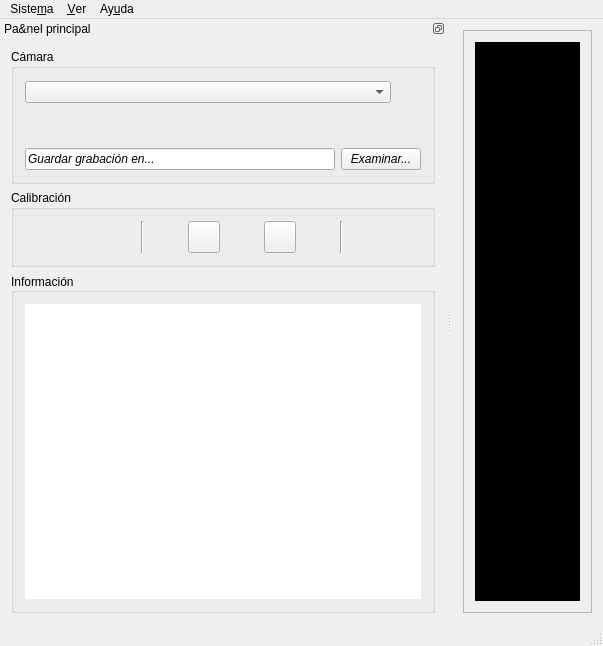
<?xml version="1.0" encoding="UTF-8"?>
<ui version="4.0">
 <class>MainWindow</class>
 <widget class="QMainWindow" name="MainWindow">
  <property name="geometry">
   <rect>
    <x>0</x>
    <y>0</y>
    <width>603</width>
    <height>646</height>
   </rect>
  </property>
  <property name="windowTitle">
   <string>QKalib</string>
  </property>
  <widget class="QWidget" name="centralWidget">
   <layout class="QGridLayout" name="gridLayout">
    <item row="0" column="0">
     <widget class="QScrollArea" name="scrollArea">
      <property name="widgetResizable">
       <bool>true</bool>
      </property>
      <widget class="QWidget" name="scrollAreaWidgetContents">
       <property name="geometry">
        <rect>
         <x>0</x>
         <y>0</y>
         <width>144</width>
         <height>573</height>
        </rect>
       </property>
       <layout class="QGridLayout" name="gridLayout_3">
        <item row="0" column="1">
         <widget class="QLabel" name="labelSalidaCam">
          <property name="styleSheet">
           <string notr="true">background:black;</string>
          </property>
          <property name="text">
           <string/>
          </property>
          <property name="scaledContents">
           <bool>false</bool>
          </property>
          <property name="alignment">
           <set>Qt::AlignCenter</set>
          </property>
          <property name="wordWrap">
           <bool>false</bool>
          </property>
         </widget>
        </item>
       </layout>
      </widget>
     </widget>
    </item>
   </layout>
  </widget>
  <widget class="QMenuBar" name="menuBar">
   <property name="geometry">
    <rect>
     <x>0</x>
     <y>0</y>
     <width>603</width>
     <height>32</height>
    </rect>
   </property>
   <widget class="QMenu" name="menuSistema">
    <property name="title">
     <string>Siste&amp;ma</string>
    </property>
    <addaction name="actionSalir"/>
   </widget>
   <widget class="QMenu" name="menuVer">
    <property name="title">
     <string>&amp;Ver</string>
    </property>
    <addaction name="actionPanel_principal"/>
   </widget>
   <widget class="QMenu" name="menuAyuda">
    <property name="title">
     <string>Ay&amp;uda</string>
    </property>
    <addaction name="actionAcerca_de_Qt"/>
    <addaction name="actionAcerca_de"/>
   </widget>
   <addaction name="menuSistema"/>
   <addaction name="menuVer"/>
   <addaction name="menuAyuda"/>
  </widget>
  <widget class="QStatusBar" name="statusBar"/>
  <widget class="QDockWidget" name="dockWidgetPanelPrincipal">
   <property name="features">
    <set>QDockWidget::DockWidgetFloatable|QDockWidget::DockWidgetMovable</set>
   </property>
   <property name="allowedAreas">
    <set>Qt::LeftDockWidgetArea|Qt::RightDockWidgetArea</set>
   </property>
   <property name="windowTitle">
    <string>Pa&amp;nel principal</string>
   </property>
   <attribute name="dockWidgetArea">
    <number>1</number>
   </attribute>
   <widget class="QWidget" name="dockWidgetContents">
    <layout class="QGridLayout" name="gridLayout_2">
     <item row="0" column="0">
      <widget class="QGroupBox" name="groupBox">
       <property name="title">
        <string>Cámara</string>
       </property>
       <layout class="QGridLayout" name="gridLayout_4">
        <item row="2" column="0">
         <layout class="QHBoxLayout" name="horizontalLayout_2">
          <item>
           <spacer name="horizontalSpacer">
            <property name="orientation">
             <enum>Qt::Horizontal</enum>
            </property>
            <property name="sizeHint" stdset="0">
             <size>
              <width>40</width>
              <height>20</height>
             </size>
            </property>
           </spacer>
          </item>
          <item>
           <widget class="QPushButton" name="pushButtonCaptura">
            <property name="minimumSize">
             <size>
              <width>32</width>
              <height>32</height>
             </size>
            </property>
            <property name="maximumSize">
             <size>
              <width>32</width>
              <height>32</height>
             </size>
            </property>
            <property name="text">
             <string/>
            </property>
            <property name="icon">
             <iconset resource="iconos.qrc">
              <normaloff>:/Acciones/Captura.png</normaloff>:/Acciones/Captura.png</iconset>
            </property>
            <property name="iconSize">
             <size>
              <width>32</width>
              <height>32</height>
             </size>
            </property>
            <property name="flat">
             <bool>true</bool>
            </property>
           </widget>
          </item>
          <item>
           <widget class="QPushButton" name="pushButtonGrabar">
            <property name="enabled">
             <bool>false</bool>
            </property>
            <property name="minimumSize">
             <size>
              <width>32</width>
              <height>32</height>
             </size>
            </property>
            <property name="maximumSize">
             <size>
              <width>32</width>
              <height>32</height>
             </size>
            </property>
            <property name="text">
             <string/>
            </property>
            <property name="icon">
             <iconset resource="iconos.qrc">
              <normaloff>:/Acciones/Grabar.png</normaloff>:/Acciones/Grabar.png</iconset>
            </property>
            <property name="iconSize">
             <size>
              <width>32</width>
              <height>32</height>
             </size>
            </property>
            <property name="flat">
             <bool>true</bool>
            </property>
           </widget>
          </item>
          <item>
           <spacer name="horizontalSpacer_2">
            <property name="orientation">
             <enum>Qt::Horizontal</enum>
            </property>
            <property name="sizeHint" stdset="0">
             <size>
              <width>40</width>
              <height>20</height>
             </size>
            </property>
           </spacer>
          </item>
         </layout>
        </item>
        <item row="3" column="0">
         <layout class="QHBoxLayout" name="horizontalLayout_4">
          <item>
           <widget class="QLineEdit" name="lineEditDireccionGrabar">
            <property name="font">
             <font>
              <italic>true</italic>
             </font>
            </property>
            <property name="text">
             <string>Guardar grabación en...</string>
            </property>
            <property name="readOnly">
             <bool>true</bool>
            </property>
            <property name="clearButtonEnabled">
             <bool>false</bool>
            </property>
           </widget>
          </item>
          <item>
           <widget class="QPushButton" name="pushButtonExaminarArchivosGrabar">
            <property name="font">
             <font>
              <italic>true</italic>
             </font>
            </property>
            <property name="text">
             <string>Examinar...</string>
            </property>
            <property name="flat">
             <bool>false</bool>
            </property>
           </widget>
          </item>
         </layout>
        </item>
        <item row="0" column="0">
         <layout class="QHBoxLayout" name="horizontalLayout">
          <item>
           <widget class="QComboBox" name="comboBoxCamaras"/>
          </item>
          <item>
           <widget class="QPushButton" name="pushButtonActualizaListaDeCamaras">
            <property name="minimumSize">
             <size>
              <width>24</width>
              <height>24</height>
             </size>
            </property>
            <property name="maximumSize">
             <size>
              <width>24</width>
              <height>24</height>
             </size>
            </property>
            <property name="toolTip">
             <string>Actualizar lista de cámaras</string>
            </property>
            <property name="whatsThis">
             <string/>
            </property>
            <property name="accessibleName">
             <string/>
            </property>
            <property name="accessibleDescription">
             <string/>
            </property>
            <property name="autoFillBackground">
             <bool>false</bool>
            </property>
            <property name="text">
             <string/>
            </property>
            <property name="icon">
             <iconset resource="iconos.qrc">
              <normaloff>:/Acciones/Actualizar.png</normaloff>:/Acciones/Actualizar.png</iconset>
            </property>
            <property name="iconSize">
             <size>
              <width>24</width>
              <height>24</height>
             </size>
            </property>
            <property name="checkable">
             <bool>false</bool>
            </property>
            <property name="autoDefault">
             <bool>false</bool>
            </property>
            <property name="default">
             <bool>false</bool>
            </property>
            <property name="flat">
             <bool>true</bool>
            </property>
           </widget>
          </item>
         </layout>
        </item>
       </layout>
      </widget>
     </item>
     <item row="1" column="0">
      <widget class="QGroupBox" name="groupBox_2">
       <property name="title">
        <string>Calibración</string>
       </property>
       <layout class="QGridLayout" name="gridLayout_5">
        <item row="0" column="0">
         <layout class="QHBoxLayout" name="horizontalLayout_3">
          <item>
           <spacer name="horizontalSpacer_3">
            <property name="orientation">
             <enum>Qt::Horizontal</enum>
            </property>
            <property name="sizeHint" stdset="0">
             <size>
              <width>40</width>
              <height>20</height>
             </size>
            </property>
           </spacer>
          </item>
          <item>
           <widget class="QPushButton" name="pushButtonCalibrar">
            <property name="enabled">
             <bool>false</bool>
            </property>
            <property name="minimumSize">
             <size>
              <width>32</width>
              <height>32</height>
             </size>
            </property>
            <property name="maximumSize">
             <size>
              <width>32</width>
              <height>32</height>
             </size>
            </property>
            <property name="text">
             <string/>
            </property>
            <property name="icon">
             <iconset resource="iconos.qrc">
              <normaloff>:/Acciones/Patron.png</normaloff>:/Acciones/Patron.png</iconset>
            </property>
            <property name="iconSize">
             <size>
              <width>32</width>
              <height>32</height>
             </size>
            </property>
            <property name="flat">
             <bool>true</bool>
            </property>
           </widget>
          </item>
          <item>
           <widget class="QPushButton" name="pushButton">
            <property name="minimumSize">
             <size>
              <width>32</width>
              <height>32</height>
             </size>
            </property>
            <property name="maximumSize">
             <size>
              <width>32</width>
              <height>32</height>
             </size>
            </property>
            <property name="text">
             <string/>
            </property>
            <property name="icon">
             <iconset resource="iconos.qrc">
              <normaloff>:/Acciones/PatronConfiguracion.png</normaloff>:/Acciones/PatronConfiguracion.png</iconset>
            </property>
            <property name="iconSize">
             <size>
              <width>32</width>
              <height>32</height>
             </size>
            </property>
            <property name="flat">
             <bool>true</bool>
            </property>
           </widget>
          </item>
          <item>
           <widget class="Line" name="line">
            <property name="orientation">
             <enum>Qt::Vertical</enum>
            </property>
           </widget>
          </item>
          <item>
           <widget class="QPushButton" name="pushButtonTomarMuestra">
            <property name="enabled">
             <bool>false</bool>
            </property>
            <property name="minimumSize">
             <size>
              <width>32</width>
              <height>32</height>
             </size>
            </property>
            <property name="maximumSize">
             <size>
              <width>32</width>
              <height>32</height>
             </size>
            </property>
            <property name="toolTip">
             <string>Tomar muestra</string>
            </property>
            <property name="text">
             <string/>
            </property>
            <property name="icon">
             <iconset resource="iconos.qrc">
              <normaloff>:/Acciones/CamaraPatron.png</normaloff>:/Acciones/CamaraPatron.png</iconset>
            </property>
            <property name="iconSize">
             <size>
              <width>32</width>
              <height>32</height>
             </size>
            </property>
            <property name="checkable">
             <bool>true</bool>
            </property>
            <property name="checked">
             <bool>false</bool>
            </property>
            <property name="flat">
             <bool>true</bool>
            </property>
           </widget>
          </item>
          <item>
           <widget class="QPushButton" name="pushAgregarPatron">
            <property name="minimumSize">
             <size>
              <width>32</width>
              <height>32</height>
             </size>
            </property>
            <property name="maximumSize">
             <size>
              <width>32</width>
              <height>32</height>
             </size>
            </property>
            <property name="text">
             <string/>
            </property>
            <property name="icon">
             <iconset resource="iconos.qrc">
              <normaloff>:/Acciones/PatronAgregar.png</normaloff>:/Acciones/PatronAgregar.png</iconset>
            </property>
            <property name="iconSize">
             <size>
              <width>32</width>
              <height>32</height>
             </size>
            </property>
           </widget>
          </item>
          <item>
           <widget class="QPushButton" name="pushButtonEliminarMuestras">
            <property name="minimumSize">
             <size>
              <width>32</width>
              <height>32</height>
             </size>
            </property>
            <property name="maximumSize">
             <size>
              <width>32</width>
              <height>32</height>
             </size>
            </property>
            <property name="text">
             <string/>
            </property>
            <property name="icon">
             <iconset resource="iconos.qrc">
              <normaloff>:/Acciones/EliminarPatron.png</normaloff>:/Acciones/EliminarPatron.png</iconset>
            </property>
            <property name="iconSize">
             <size>
              <width>32</width>
              <height>32</height>
             </size>
            </property>
            <property name="flat">
             <bool>true</bool>
            </property>
           </widget>
          </item>
          <item>
           <widget class="QPushButton" name="pushButtonGuardarMuestras">
            <property name="minimumSize">
             <size>
              <width>32</width>
              <height>32</height>
             </size>
            </property>
            <property name="maximumSize">
             <size>
              <width>32</width>
              <height>32</height>
             </size>
            </property>
            <property name="text">
             <string/>
            </property>
            <property name="icon">
             <iconset resource="iconos.qrc">
              <normaloff>:/Acciones/PatronGuardar.png</normaloff>:/Acciones/PatronGuardar.png</iconset>
            </property>
            <property name="iconSize">
             <size>
              <width>32</width>
              <height>32</height>
             </size>
            </property>
           </widget>
          </item>
          <item>
           <widget class="QPushButton" name="pushButtonVerMuestras">
            <property name="minimumSize">
             <size>
              <width>32</width>
              <height>32</height>
             </size>
            </property>
            <property name="maximumSize">
             <size>
              <width>32</width>
              <height>32</height>
             </size>
            </property>
            <property name="toolTip">
             <string>Ver muestras</string>
            </property>
            <property name="text">
             <string/>
            </property>
            <property name="icon">
             <iconset resource="iconos.qrc">
              <normaloff>:/Acciones/PatronVer.png</normaloff>:/Acciones/PatronVer.png</iconset>
            </property>
            <property name="iconSize">
             <size>
              <width>32</width>
              <height>32</height>
             </size>
            </property>
            <property name="flat">
             <bool>true</bool>
            </property>
           </widget>
          </item>
          <item>
           <widget class="Line" name="line_2">
            <property name="orientation">
             <enum>Qt::Vertical</enum>
            </property>
           </widget>
          </item>
          <item>
           <widget class="QPushButton" name="pushButtonCalcularCalib">
            <property name="minimumSize">
             <size>
              <width>32</width>
              <height>32</height>
             </size>
            </property>
            <property name="maximumSize">
             <size>
              <width>32</width>
              <height>32</height>
             </size>
            </property>
            <property name="text">
             <string/>
            </property>
            <property name="icon">
             <iconset resource="iconos.qrc">
              <normaloff>:/Acciones/CalibradoPatron.png</normaloff>:/Acciones/CalibradoPatron.png</iconset>
            </property>
            <property name="iconSize">
             <size>
              <width>32</width>
              <height>32</height>
             </size>
            </property>
            <property name="flat">
             <bool>true</bool>
            </property>
           </widget>
          </item>
          <item>
           <spacer name="horizontalSpacer_4">
            <property name="orientation">
             <enum>Qt::Horizontal</enum>
            </property>
            <property name="sizeHint" stdset="0">
             <size>
              <width>40</width>
              <height>20</height>
             </size>
            </property>
           </spacer>
          </item>
         </layout>
        </item>
       </layout>
      </widget>
     </item>
     <item row="2" column="0">
      <widget class="QGroupBox" name="groupBox_3">
       <property name="title">
        <string>Información</string>
       </property>
       <property name="alignment">
        <set>Qt::AlignLeading|Qt::AlignLeft|Qt::AlignVCenter</set>
       </property>
       <property name="flat">
        <bool>false</bool>
       </property>
       <layout class="QGridLayout" name="gridLayout_7">
        <item row="0" column="0">
         <widget class="QTextEdit" name="textEditResultado">
          <property name="frameShape">
           <enum>QFrame::NoFrame</enum>
          </property>
          <property name="frameShadow">
           <enum>QFrame::Plain</enum>
          </property>
          <property name="horizontalScrollBarPolicy">
           <enum>Qt::ScrollBarAsNeeded</enum>
          </property>
          <property name="sizeAdjustPolicy">
           <enum>QAbstractScrollArea::AdjustIgnored</enum>
          </property>
          <property name="autoFormatting">
           <set>QTextEdit::AutoNone</set>
          </property>
          <property name="lineWrapMode">
           <enum>QTextEdit::NoWrap</enum>
          </property>
          <property name="readOnly">
           <bool>false</bool>
          </property>
         </widget>
        </item>
       </layout>
      </widget>
     </item>
    </layout>
   </widget>
  </widget>
  <action name="actionSelecci_n_de_c_mara">
   <property name="text">
    <string>Selección de cámara</string>
   </property>
  </action>
  <action name="actionPanel_principal">
   <property name="checkable">
    <bool>true</bool>
   </property>
   <property name="checked">
    <bool>true</bool>
   </property>
   <property name="text">
    <string>&amp;Panel principal</string>
   </property>
  </action>
  <action name="actionSalir">
   <property name="text">
    <string>&amp;Salir</string>
   </property>
  </action>
  <action name="actionAcerca_de_Qt">
   <property name="text">
    <string>Acerca de Qt</string>
   </property>
  </action>
  <action name="actionAcerca_de">
   <property name="text">
    <string>Acerca de...</string>
   </property>
  </action>
 </widget>
 <layoutdefault spacing="6" margin="11"/>
 <resources>
  <include location="iconos.qrc"/>
 </resources>
 <connections>
  <connection>
   <sender>actionSalir</sender>
   <signal>triggered()</signal>
   <receiver>MainWindow</receiver>
   <slot>close()</slot>
   <hints>
    <hint type="sourcelabel">
     <x>-1</x>
     <y>-1</y>
    </hint>
    <hint type="destinationlabel">
     <x>301</x>
     <y>322</y>
    </hint>
   </hints>
  </connection>
 </connections>
</ui>
